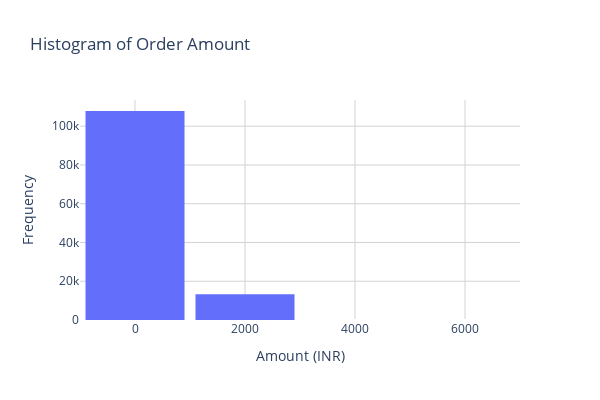

Notebook cell for this chart:
### Markdown cell above
**Histogram**

### Code cell
import plotly.express as px

fig = px.histogram(data, x='Amount',
                   title='Histogram of Order Amount',
                   labels={'Amount': 'Amount (INR)', 'count': 'Frequency'},
                   nbins=5, 
                   color_discrete_sequence=['#636EFA'])  

fig.update_layout(
    xaxis_title='Amount (INR)',
    yaxis_title='Frequency',
    bargap=0.1, 
    height=400,
    width=600,
    showlegend=False,
    plot_bgcolor='rgba(0,0,0,0)',
    yaxis=dict(showgrid=True, gridcolor='LightGray'), 
    xaxis=dict(showgrid=True, gridcolor='LightGray')   
)

fig.show()

### Figure 1 — Plotly figure (JSON) as saved in the notebook; plotly's stock layout.template omitted (floating-point values rounded to 4 significant figures; data arrays with more than 128 entries replaced by an {"elided": "..."} marker saying what was removed)
{"data": [{"alignmentgroup": "True", "bingroup": "x", "hovertemplate": "Amount (INR)=%{x}<br>count=%{y}<extra></extra>", "legendgroup": "", "marker": {"color": "#636EFA", "pattern": {"shape": ""}}, "name": "", "nbinsx": 5, "offsetgroup": "", "orientation": "v", "showlegend": false, "type": "histogram", "x": {"elided": "128975 float values"}, "xaxis": "x", "yaxis": "y"}], "layout": {"bargap": 0.1, "barmode": "relative", "height": 400, "legend": {"tracegroupgap": 0}, "plot_bgcolor": "rgba(0,0,0,0)", "showlegend": false, "title": {"text": "Histogram of Order Amount"}, "width": 600, "xaxis": {"anchor": "y", "domain": [0, 1], "gridcolor": "LightGray", "showgrid": true, "title": {"text": "Amount (INR)"}}, "yaxis": {"anchor": "x", "domain": [0, 1], "gridcolor": "LightGray", "showgrid": true, "title": {"text": "Frequency"}}}}
